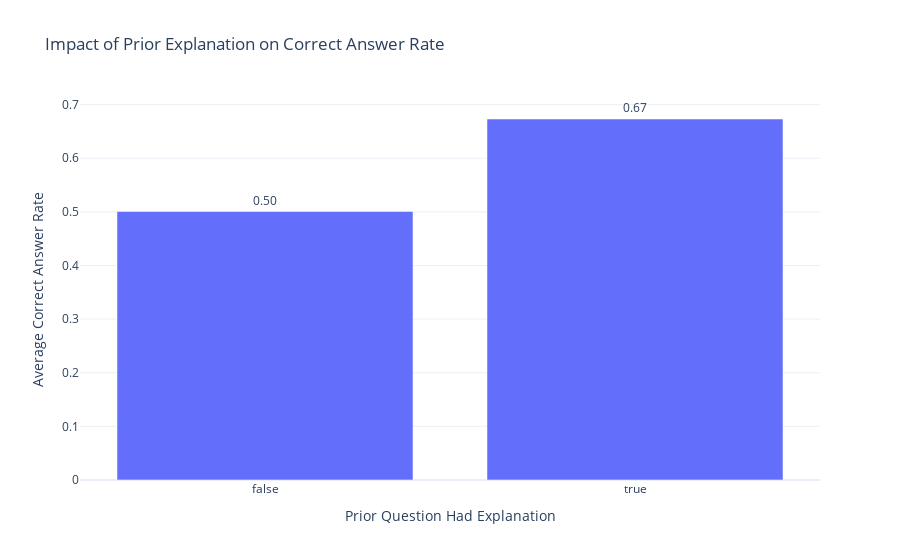

The code cell stored with this chart in its notebook:
### Markdown cell above
Analysis 1: Impact of Prior Explanation on Correct Answer Rate

### Code cell
explanation_group = questions_train_df.groupby('prior_question_had_explanation')['answered_correctly'].mean().reset_index()
lectures_train_merged = lectures_train_df.merge(lectures, left_on='content_id', right_on='lecture_id', how='left')

fig1 = px.bar(
    explanation_group,
    x='prior_question_had_explanation',
    y='answered_correctly',
    title='Impact of Prior Explanation on Correct Answer Rate',
    labels={'prior_question_had_explanation': 'Prior Question Had Explanation', 'answered_correctly': 'Average Correct Answer Rate'},
    text='answered_correctly'
)
fig1.update_traces(texttemplate='%{text:.2f}', textposition='outside')
fig1.show()

### Figure 1 — Plotly figure (JSON) as saved in the notebook; plotly's stock layout.template omitted (floating-point values rounded to 4 significant figures)
{"data": [{"alignmentgroup": "True", "hovertemplate": "Prior Question Had Explanation=%{x}<br>Average Correct Answer Rate=%{text}<extra></extra>", "legendgroup": "", "marker": {"color": "#636efa", "pattern": {"shape": ""}}, "name": "", "offsetgroup": "", "orientation": "v", "showlegend": false, "text": [0.5006, 0.6732], "textposition": "outside", "texttemplate": "%{text:.2f}", "type": "bar", "x": [false, true], "xaxis": "x", "y": [0.5006, 0.6732], "yaxis": "y"}], "layout": {"barmode": "relative", "legend": {"tracegroupgap": 0}, "title": {"text": "Impact of Prior Explanation on Correct Answer Rate"}, "xaxis": {"anchor": "y", "domain": [0, 1], "title": {"text": "Prior Question Had Explanation"}}, "yaxis": {"anchor": "x", "domain": [0, 1], "title": {"text": "Average Correct Answer Rate"}}}}
